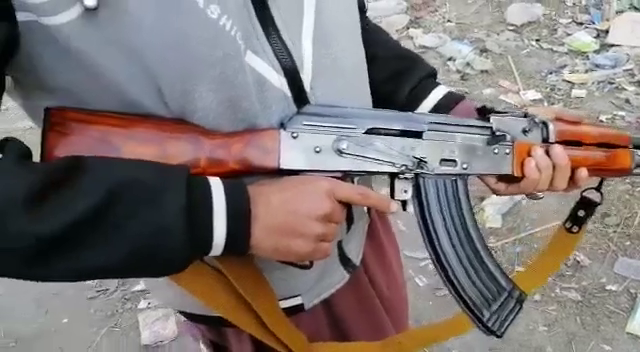
#> input picture frame 26 of source/ak47.mp4, 640 x 352 px, given in place of the camera
$ python restricted_area.py
#> lines starting #> are read from the running program, lines starting #| are printed output that depends on the picture
import cv2
import time
import datetime

cap = cv2.VideoCapture(0)
_, frame = cap.read()
#> frame is the input picture: shape (352, 640, 3); mean B, G, R 114.9, 116.5, 125.8

face_cascade = cv2.CascadeClassifier(
    cv2.data.haarcascades + "haarcascade_frontalface_default.xml")
body_cascade = cv2.CascadeClassifier(
    cv2.data.haarcascades + "haarcascade_fullbody.xml")

detection = False
detection_stopped_time = None
timer_started = False
SECONDS_TO_RECORD_AFTER_DETECTION = 10

frame_size = (int(cap.get(3)), int(cap.get(4)))
fourcc = cv2.VideoWriter_fourcc(*"mp4v")

flag = False
#ix = -1
#iy = -1
z = 0
cord = []


def crop(event,x,y,flags,params):
	global z
	global cord
	global frame
	ix,iy=0,0
	if event == 1:
		ix = x
		iy = y
		flag = True
	elif event == 4:
		fx = x
		fy = y
		flag = False
		cv2.rectangle(frame,pt1=(ix,iy),pt2=(x,y),thickness = 1,color=(0,0,0))
		cord = [iy,fy,ix,fx]
		frame = frame[iy:fy,ix:fx]
		#cv2.imshow('', frame)
		#cv2.waitKey(0)
		cord = [iy,fy,ix,fx]
	z = 1


cv2.namedWindow(winname = "Select_Restricted_Area")
cv2.setMouseCallback("Select_Restricted_Area",crop)

while True:
	_, frame = cap.read()
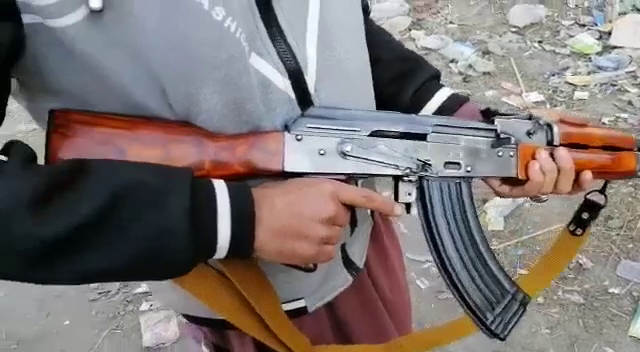
#> input picture frame 27 of source/ak47.mp4, 640 x 352 px, given in place of the camera
#> frame is the input picture: shape (352, 640, 3); mean B, G, R 113.9, 115.7, 124.6
	cv2.imshow("Select_Restricted_Area",frame)
	if cv2.waitKey(1) & 0xFF == ord('x'):
#> (key x is pressed here)
		break


while True:
	_, frame = cap.read()
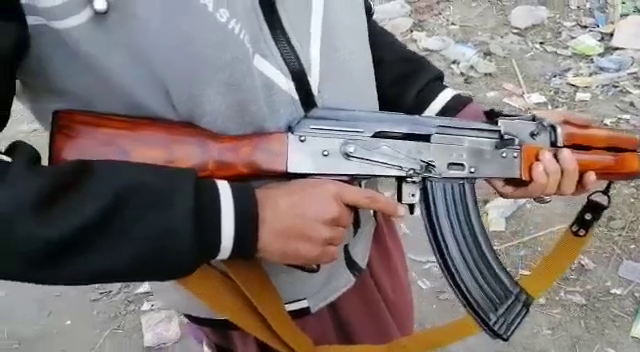
#> input picture frame 28 of source/ak47.mp4, 640 x 352 px, given in place of the camera
#> frame is the input picture: shape (352, 640, 3); mean B, G, R 114.1, 115.4, 124.6
#> (the run stopped early here; a loop or call above may not have finished)

$ run again, starting later in the video
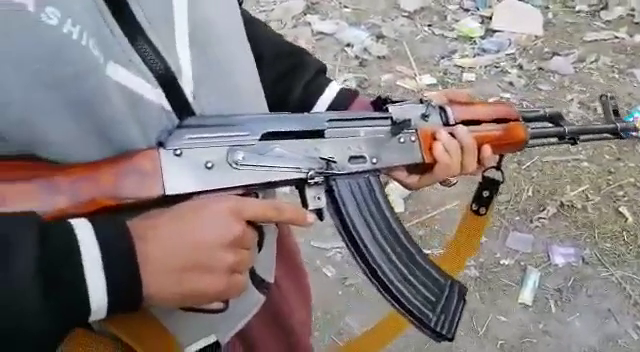
#> input picture frame 121 of source/ak47.mp4, 640 x 352 px, given in place of the camera
#> frame is the input picture: shape (352, 640, 3); mean B, G, R 124.9, 125.4, 133.8
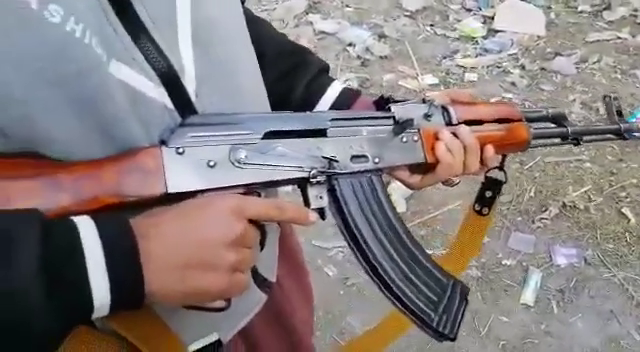
#> input picture frame 122 of source/ak47.mp4, 640 x 352 px, given in place of the camera
#> frame is the input picture: shape (352, 640, 3); mean B, G, R 125, 125, 134
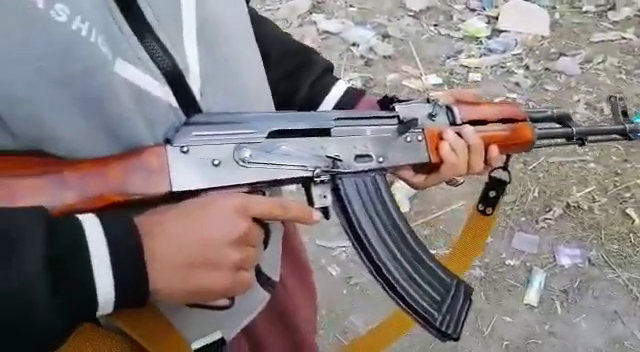
#> input picture frame 123 of source/ak47.mp4, 640 x 352 px, given in place of the camera
#> frame is the input picture: shape (352, 640, 3); mean B, G, R 124.1, 124.3, 133.3

$ run again, starting later in the video
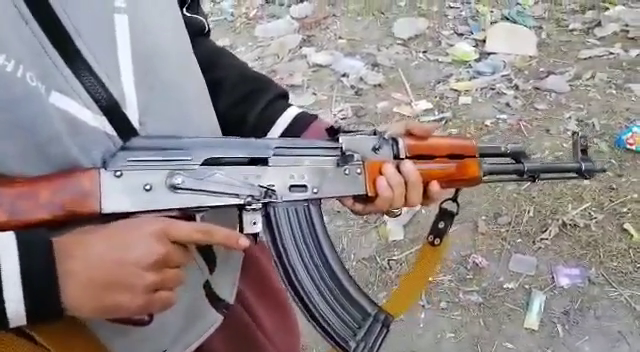
#> input picture frame 215 of source/ak47.mp4, 640 x 352 px, given in place of the camera
#> frame is the input picture: shape (352, 640, 3); mean B, G, R 133.5, 133.9, 143.5
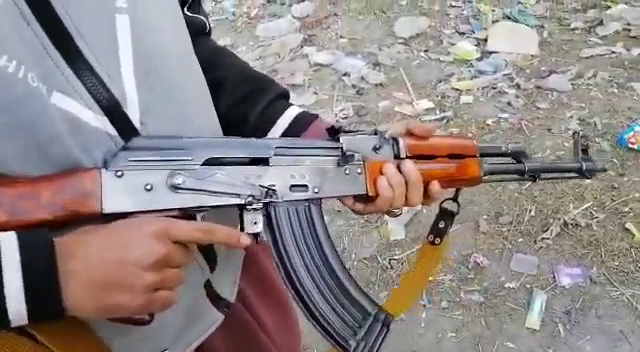
#> input picture frame 216 of source/ak47.mp4, 640 x 352 px, given in place of the camera
#> frame is the input picture: shape (352, 640, 3); mean B, G, R 132.7, 133.6, 142.8
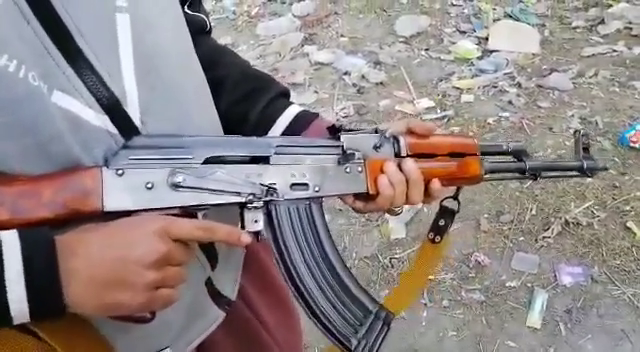
#> input picture frame 217 of source/ak47.mp4, 640 x 352 px, given in place of the camera
#> frame is the input picture: shape (352, 640, 3); mean B, G, R 133.1, 133.4, 143.2
